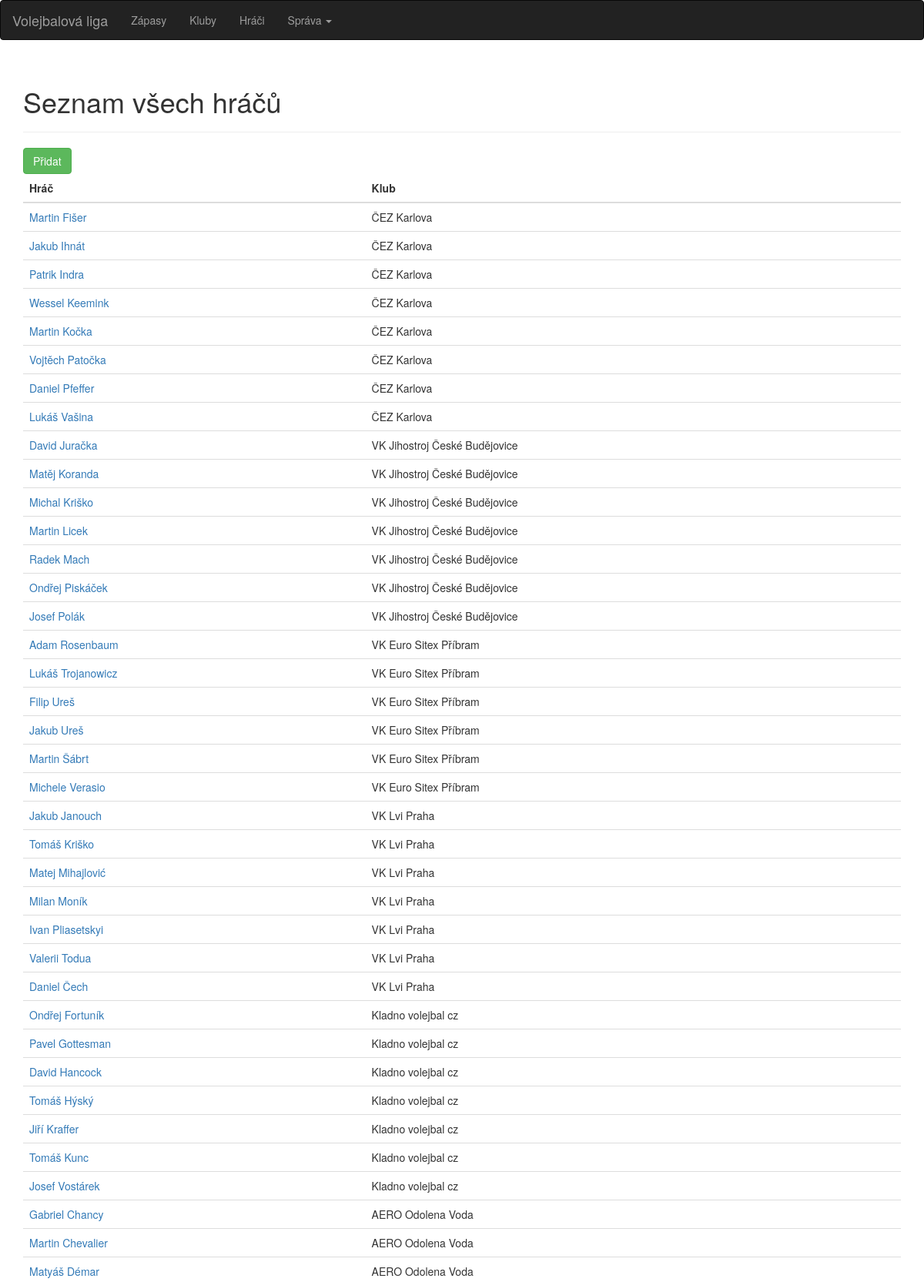
The page /hraci/ (upper part) on the database its author committed.
### volejbal/models.py (models this page shows, shortened)
class Hrac(models.Model):
    klub = models.ForeignKey('Klub',on_delete=models.CASCADE)
    jmeno = models.CharField(max_length=30)
    prijmeni = models.CharField(max_length=40)
    datum_narozeni = models.DateField()
    pozice = models.CharField(max_length=50)
    vyska = models.IntegerField()

class Klub(models.Model):
    nazev = models.CharField(max_length=100)
    trener = models.ForeignKey('Trener',on_delete=models.CASCADE)
    hala = models.ForeignKey('Hala',on_delete=models.CASCADE)
    def __str__(self):
        return f'{self.nazev}'

### volejbal/views.py (the view)
# urls.py: path('hraci/', volejbal.views.seznam_hracu, name='seznam_hracu'),
def seznam_hracu(request):
    try:
        h = Hrac.objects.all()
    except Hrac.DoesNotExist:
        raise Http404("Hrac does not exist")
    return render(request, 'seznam_hracu.html', {'Hraci': h})

### templates/seznam_hracu.html
{% extends "base.html" %}
{% block content %}
<div class="container">
<div class="page-header">
            <h1>Seznam všech hráčů</h1>
        </div>
<a href="{% url 'hrac_add'%}" class="btn btn-success" role="button">Přidat</a>
<table class="table table-hover">
    <thead>
      <tr>
          <th>Hráč</th>
          <th>Klub</th>
      </tr>
    </thead>
    <tbody>
    {% for hrac in Hraci %}
      <tr>
          <td><a href="{% url 'hrac_info' hrac.id %}">{{ hrac.jmeno }} {{ hrac.prijmeni }}</a></td>
          <td>{{ hrac.klub }}</td>
      </tr>
     {% endfor %}
    </tbody>
  </table>
</div>
{% endblock %}

### rows shown on the page
Hrac: jmeno "Martin", prijmeni "Fišer", klub "ČEZ Karlova"
Hrac: jmeno "Jakub", prijmeni "Ihnát", klub "ČEZ Karlova"
Hrac: jmeno "Patrik", prijmeni "Indra", klub "ČEZ Karlova"
Hrac: jmeno "Wessel", prijmeni "Keemink", klub "ČEZ Karlova"
Hrac: jmeno "Martin", prijmeni "Kočka", klub "ČEZ Karlova"
Hrac: jmeno "Vojtěch", prijmeni "Patočka", klub "ČEZ Karlova"
Hrac: jmeno "Daniel", prijmeni "Pfeffer", klub "ČEZ Karlova"
Hrac: jmeno "Lukáš", prijmeni "Vašina", klub "ČEZ Karlova"
Hrac: jmeno "David", prijmeni "Juračka", klub "VK Jihostroj České Budějovice"
Hrac: jmeno "Matěj", prijmeni "Koranda", klub "VK Jihostroj České Budějovice"
Hrac: jmeno "Michal", prijmeni "Kriško", klub "VK Jihostroj České Budějovice"
Hrac: jmeno "Martin", prijmeni "Licek", klub "VK Jihostroj České Budějovice"
Hrac: jmeno "Radek", prijmeni "Mach", klub "VK Jihostroj České Budějovice"
Hrac: jmeno "Ondřej", prijmeni "Piskáček", klub "VK Jihostroj České Budějovice"
Hrac: jmeno "Josef", prijmeni "Polák", klub "VK Jihostroj České Budějovice"
Hrac: jmeno "Adam", prijmeni "Rosenbaum", klub "VK Euro Sitex Příbram"
Hrac: jmeno "Lukáš", prijmeni "Trojanowicz", klub "VK Euro Sitex Příbram"
Hrac: jmeno "Filip", prijmeni "Ureš", klub "VK Euro Sitex Příbram"
Hrac: jmeno "Jakub", prijmeni "Ureš", klub "VK Euro Sitex Příbram"
Hrac: jmeno "Martin", prijmeni "Šábrt", klub "VK Euro Sitex Příbram"
Hrac: jmeno "Michele", prijmeni "Verasio", klub "VK Euro Sitex Příbram"
Hrac: jmeno "Jakub", prijmeni "Janouch", klub "VK Lvi Praha"
Hrac: jmeno "Tomáš", prijmeni "Kriško", klub "VK Lvi Praha"
Hrac: jmeno "Matej", prijmeni "Mihajlović", klub "VK Lvi Praha"
Hrac: jmeno "Milan", prijmeni "Moník", klub "VK Lvi Praha"
Hrac: jmeno "Ivan", prijmeni "Pliasetskyi", klub "VK Lvi Praha"
Hrac: jmeno "Valerii", prijmeni "Todua", klub "VK Lvi Praha"
Hrac: jmeno "Daniel", prijmeni "Čech", klub "VK Lvi Praha"
Hrac: jmeno "Ondřej", prijmeni "Fortuník", klub "Kladno volejbal cz"
Hrac: jmeno "Pavel", prijmeni "Gottesman", klub "Kladno volejbal cz"
Hrac: jmeno "David", prijmeni "Hancock", klub "Kladno volejbal cz"
Hrac: jmeno "Tomáš", prijmeni "Hýský", klub "Kladno volejbal cz"
Hrac: jmeno "Jiří", prijmeni "Kraffer", klub "Kladno volejbal cz"
Hrac: jmeno "Tomáš", prijmeni "Kunc", klub "Kladno volejbal cz"
Hrac: jmeno "Josef", prijmeni "Vostárek", klub "Kladno volejbal cz"
Hrac: jmeno "Gabriel", prijmeni "Chancy", klub "AERO Odolena Voda"
Hrac: jmeno "Martin", prijmeni "Chevalier", klub "AERO Odolena Voda"
Hrac: jmeno "Matyáš", prijmeni "Démar", klub "AERO Odolena Voda"
